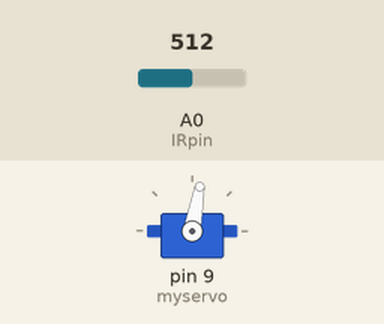
A sketch run on a simulated Arduino Nano, built with avr-gcc and run on an emulated ATmega328P. On the bench: servo. Inputs (shaded band) come from the test bench; at power-on: A0 (IRpin) = 512. What the sketch prints to the serial monitor is not drawn.

Above: at 1.29 s.
1.3 s: A0 (IRpin) set to 716
At 1.61 s:
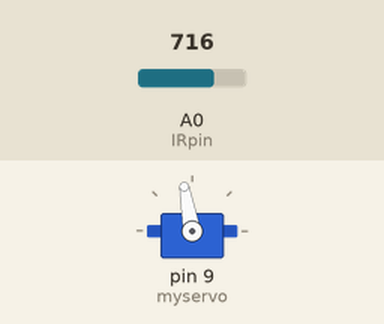
4.3 s: A0 (IRpin) set to 900
At 4.74 s:
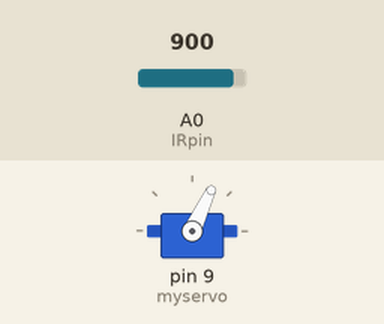
Timing chart, 0 to 13.3 s (numbered marks = the images above; inputs shaded):
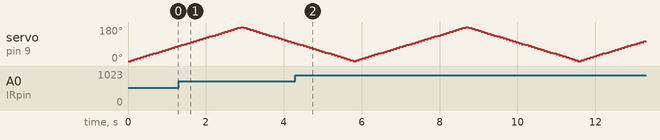

The sketch:

DataViewerArduino.ino
```cpp
#include <Ping.h>
#include <Servo.h>

Ping ping = Ping(A7,0,0);
Servo myservo;

int DELAY = 20;
int pos = 00;
int deltaPos = 5;
int IRpin = A0;                                    // analog pin for reading the IR sensor


void setup()
{
  Serial.begin(115200);                             // start the serial port
  myservo.attach(9);
}
void loop()
{
  myservo.write(pos);
  delay(DELAY);
  int IRreading = analogRead(IRpin);   // value from sensor * (5/1024) - if running 3.3.volts then change 5 to 3.3
  //ping.fire();

  pos += deltaPos;
  if (pos == 0 || pos == 180) {deltaPos = -deltaPos;}

  //Serial.println(x); Serial.println();
  //  Serial.println(x>>8); Serial.println();
  Serial.print( char('a'));
  delay(DELAY);
  Serial.print( char(pos));
  delay(DELAY);
  Serial.print( char(IRreading%256) );
  delay(DELAY);
  Serial.print( char(IRreading>>8) );


}
```
